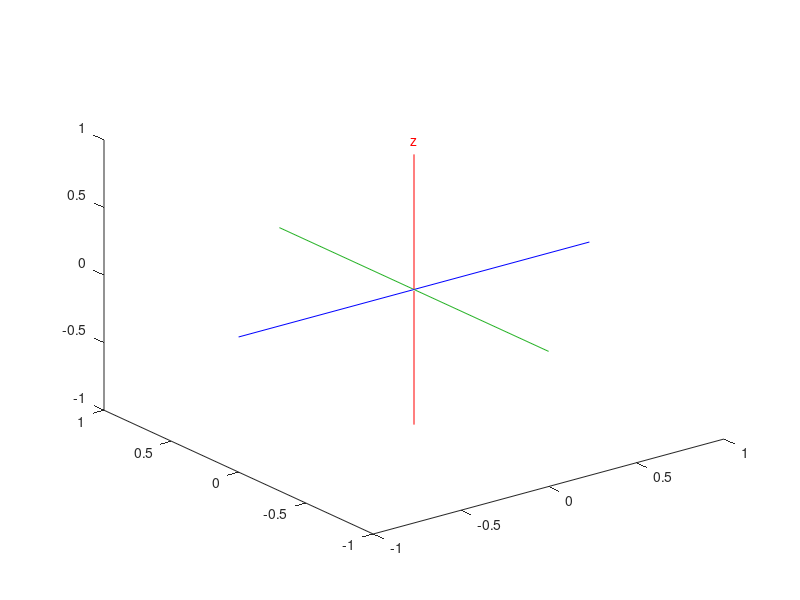

This chart was generated by the following MATLAB code:
% PlotCsys.m - Philipp Allgeuer - 22/10/14
% Plot an XYZ coordinate system in the currently active 3D plot.
%
% function PlotCsys(R, label, P, L, varargin)
%
% The coordinate system axes are plotted at point P (3D coordinate), and with
% orientation given by the rotation matrix R. L is a 3-vector that specifies
% the lengths of the individual axes (e.g. the x-axis is drawn from -L(1) to
% L(1)). If L is a scalar then the same length is used for all three axes.
% Axis labels are drawn if the label (string) parameter is non-zero. The string
% value is used as the axis subscripts. Custom arguments such as marker
% specifications can be forwarded to the internal plot3 function calls using
% the variable input arguments. If a quaternion is passed via the R parameter
% instead of a rotation matrix, this is detected and the quaternion is
% internally converted into a rotation matrix for processing.
%
% R        ==> Rotation matrix or quaternion to plot the axes of
% label    ==> String to use for the axis label subscripts (e.g. use 'G' for x_G)
% P        ==> The origin at which to plot the coordinate axes
% L        ==> The axis lengths to use for plotting
% varargin ==> Custom line graphics properties to set in all internal calls to plot3

% Main function
function PlotCsys(R, label, P, L, varargin)

	% Default argument values
	if nargin < 1
		R = eye(3);
	end
	if nargin < 2
		label = '';
	end
	if nargin < 3
		P = [0 0 0];
	end
	if nargin < 4
		L = [1 1 1];
	end
	
	% Convert the input to a rotation matrix if it's a quaternion
	if size(R,1) == 1 && size(R,2) == 4
		R = RotmatFromQuat(R);
	end
	
	% Check parameter sizes and values
	if isscalar(L)
		L = [L L L];
	end
	if any(size(R) ~= 3)
		error('R doesn''t have the right dimensions for a rotation matrix or quaternion!');
	end
	if norm(R*R'-eye(3),'fro') > 1024*eps
		warning('R is not orthogonal to 1024*eps!');
	end
	
	% Generate the required plotting data
	LXAxis = [-L(1) 0 0;L(1) 0 0];
	LYAxis = [0 -L(2) 0;0 L(2) 0];
	LZAxis = [0 0 -L(3);0 0 L(3)];
	GXAxis = LocalToGlobal(LXAxis, P, R);
	GYAxis = LocalToGlobal(LYAxis, P, R);
	GZAxis = LocalToGlobal(LZAxis, P, R);
	
	% Generate the data required for the axes labels
	TSCL = abs(L)*1.1;
	LTLbl = diag(TSCL);
	GTLbl = LocalToGlobal(LTLbl, P, R);
	
	% Plot the required coordinate axes
	plot3(GXAxis(:,1),GXAxis(:,2),GXAxis(:,3),'b-',varargin{:}); % x => Blue
	washeld = ishold;
	hold on;
	plot3(GYAxis(:,1),GYAxis(:,2),GYAxis(:,3),'-','Color',[0.15 0.70 0.15],varargin{:}); % y => Green
	plot3(GZAxis(:,1),GZAxis(:,2),GZAxis(:,3),'r-',varargin{:}); % z => Red
	if any(label ~= 0) || isempty(label)
		if isempty(label)
			xlbl = 'x'; ylbl = 'y'; zlbl = 'z';
		else
			xlbl = ['x_{' label '}']; ylbl = ['y_{' label '}']; zlbl = ['z_{' label '}'];
		end
		text(GTLbl(1,1),GTLbl(1,2),GTLbl(1,3),xlbl,'Color','b','HorizontalAlignment','center'); % x => Blue
		text(GTLbl(2,1),GTLbl(2,2),GTLbl(2,3),ylbl,'Color',[0.15 0.70 0.15],'HorizontalAlignment','center'); % y => Green
		text(GTLbl(3,1),GTLbl(3,2),GTLbl(3,3),zlbl,'Color','r','HorizontalAlignment','center'); % z => Red
	end
	if ~washeld
		hold off;
	end

end
	
% Function that transforms local into global coordinates
function Global = LocalToGlobal(Local, P, R) % Local needs to be Nx3...
	Global = repmat(P,size(Local,1),1) + Local*R';
end
% EOF